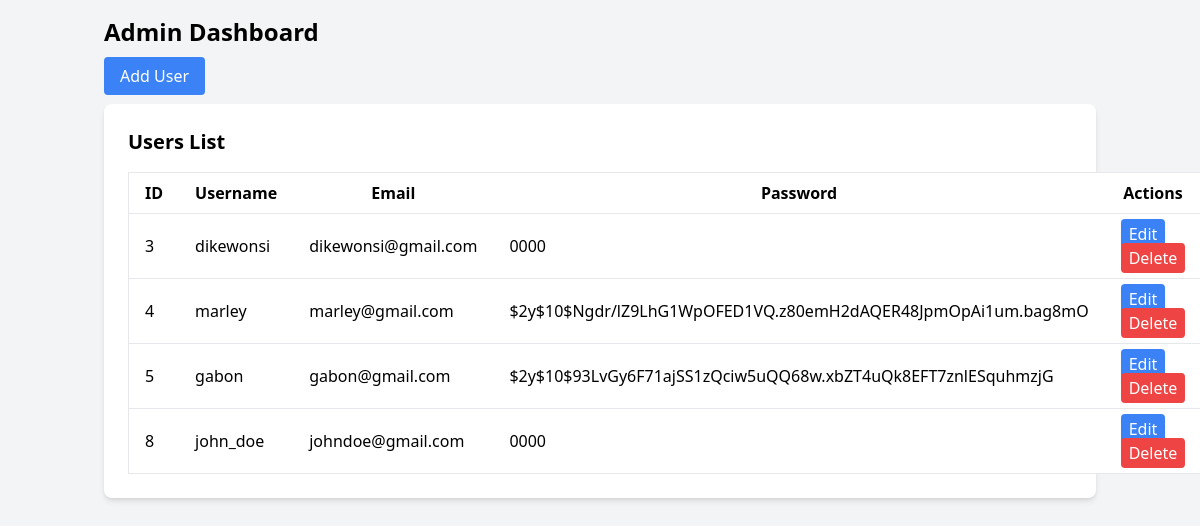
Screenshot of /views/admin/admin_dashboard.php (signed in) with the database file from the repository.
### tables this page shows
CREATE TABLE `users` (
  `id` int(11) NOT NULL,
  `username` varchar(50) NOT NULL,
  `email` varchar(100) NOT NULL,
  `password` varchar(255) NOT NULL,
  `created_at` timestamp NOT NULL DEFAULT current_timestamp(),
  `updated_at` timestamp NOT NULL DEFAULT current_timestamp(),
  `email_verified` tinyint(1) DEFAULT 0,
  `verification_token` varchar(255) DEFAULT NULL,
  `token_created_at` datetime DEFAULT NULL
);

### classes/Admin.php (called while the page is built, shortened)
<?php
    class Admin {
        private $conn;
        public function __construct($db) {
            $this->conn = $db;
        }
        public function fetchUsers() {
            $query = "SELECT * FROM users";
            $stmt = $this->conn->prepare($query);
            $stmt->execute();
            return $stmt->fetchAll(PDO::FETCH_ASSOC);
        }
    }
?>

### views/admin/admin_dashboard.php (the view, shortened to what this page needs)
<?php
    require_once '../../classes/Admin.php';
    $database = new Database();
    $db = $database->getConnection();
    $admin = new Admin($db);
    $users = $admin->fetchUsers();
?>
<!DOCTYPE html>
<html lang="en">
<head>
    <link href="https://cdn.jsdelivr.net/npm/tailwindcss@2.2.19/dist/tailwind.min.css" rel="stylesheet">
</head>
<body class="bg-gray-100">
    <div class="container mx-auto p-4">
        <h1 class="text-2xl font-bold mb-4">Admin Dashboard</h1>
        <div class="mb-4">
            <a href="add_user.php" class="bg-blue-500 text-white py-2 px-4 rounded hover:bg-blue-700">
                Add User
            </a>
        </div>
        <div class="bg-white p-6 rounded-lg shadow-md">
            <h2 class="text-xl font-semibold mb-4">Users List</h2>
            <table class="min-w-full bg-white border">
                <thead>
                    <tr>
                        <th class="py-2 px-4 border-b">ID</th>
                        <th class="py-2 px-4 border-b">Username</th>
                        <th class="py-2 px-4 border-b">Email</th>
                        <th class="py-2 px-4 border-b">Password</th>
                        <th class="py-2 px-4 border-b">Actions</th>
                    </tr>
                </thead>
                <tbody>
                    <?php foreach ($users as $user): ?>
                    <tr>
                        <td class="py-2 px-4 border-b"><?php echo htmlspecialchars($user['id']); ?></td>
                        <td class="py-2 px-4 border-b"><?php echo htmlspecialchars($user['username']); ?></td>
                        <td class="py-2 px-4 border-b"><?php echo htmlspecialchars($user['email']); ?></td>
                        <td class="py-2 px-4 border-b"><?php echo htmlspecialchars($user['password']); ?></td>
                        <td class="py-2 px-4 border-b">
                            <a href="edit_user.php?id=<?php echo $user['id']; ?>" class="bg-blue-500 text-white px-2 py-1 rounded">Edit</a>
                            <a href="delete_user.php?id=<?php echo $user['id']; ?>" class="bg-red-500 text-white  px-2 py-1 rounded" onclick="return confirm('Are you sure you want to delete this user?');">Delete</a>
                        </td>
                    </tr>
                    <?php endforeach; ?>
                </tbody>
            </table>
        </div>
    </div>
</body>
</html>

### rows the page displays
users: id "3", username "dikewonsi", email "dikewonsi@gmail.com", password "0000"
users: id "4", username "marley", email "marley@gmail.com", password "$2y$10$Ngdr/lZ9LhG1WpOFED1VQ.z80emH2dAQER48JpmOpAi1um.bag8mO"
users: id "5", username "gabon", email "gabon@gmail.com", password "$2y$10$93LvGy6F71ajSS1zQciw5uQQ68w.xbZT4uQk8EFT7znlESquhmzjG"
users: id "8", username "john_doe", email "johndoe@gmail.com", password "0000"
